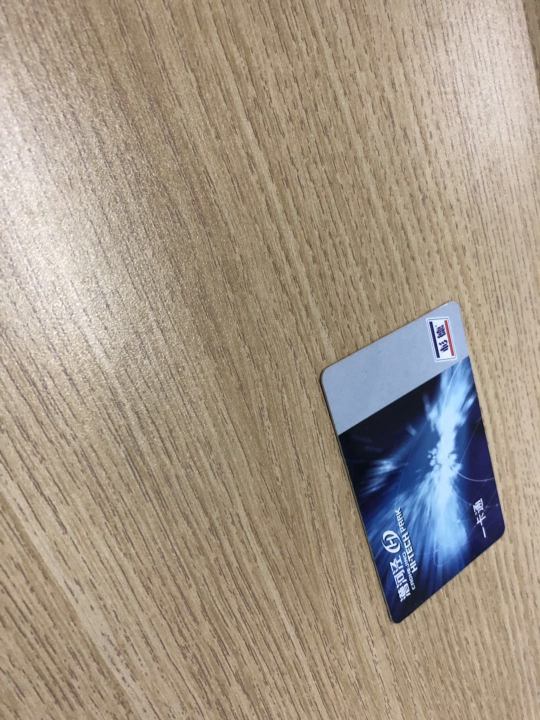
#> input picture Image/img/test_2.jpg, 1080 x 1440 px, given in place of test_2.png, which was not available (shown at 1/2 size)
$ python rotate.py
#> lines starting #> are read from the running program, lines starting #| are printed output that depends on the picture; pictures that were not available may be replaced by others from this repository, and a replacement may not be noted

import numpy as np
import cv2

bbox=np.array([413,380,917,496,895,592,391,477])
point_1=bbox[:2]
point_2=bbox[2:4]
point_3=bbox[4:6]
point_4=bbox[6:8]


img=cv2.imread(r"C:\Users\junbo\Desktop\test_2.png")
#> img is the input picture: shape (1440, 1080, 3); mean B, G, R 133.9, 149.6, 162.7
w0,w1=min(bbox[0],bbox[6]),max(bbox[2],bbox[4])
h0,h1=min(bbox[1],bbox[3]),max(bbox[5],bbox[7])

w=int(np.linalg.norm(point_1-point_2))
h=int(np.linalg.norm(point_2-point_3))

src=img[h0:h1,w0:w1]
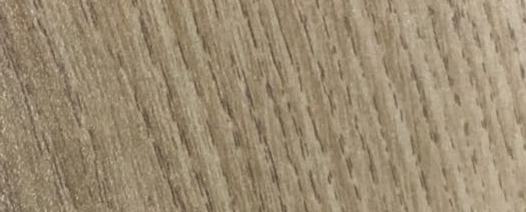
#> src: shape (212, 526, 3); mean B, G, R 114, 139.5, 155.9
cv2.imshow("src",src)

src_pts=np.float32([point_1,point_2,point_3])
dst_pts=np.float32([[0,0],[w,0],[w,h]])


src_pts1=np.array([point_1,point_2,point_3,point_4])
dst_pts1=np.array([[0,0],[w,0],[w,h],[0,h]])


img=cv2.imread(r"C:\Users\junbo\Desktop\test_2.png")
# circleIn = cv2.circle(img,center = tuple(point_2) , radius =1 , color = (0,255,0), thickness = 3)

x,y=point_2-point_1
print(x,y)
angle=np.arctan2(y,x)*(180/np.pi)
AffineMatrix=cv2.getAffineTransform(src_pts,dst_pts)

print(angle)
M = cv2.getRotationMatrix2D((int(h/2),int(w/2)),angle,1)
mat,_ = cv2.findHomography(src_pts1, dst_pts1) #求单应矩阵


im1Reg = cv2.warpAffine(src,M, (w,h))
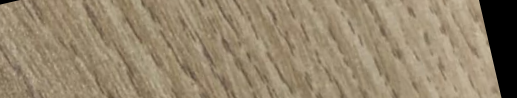
#> im1Reg: shape (98, 517, 3); mean B, G, R 108.7, 133.3, 148.8
im1Reg1 = cv2.warpAffine(img,AffineMatrix, (w,h))
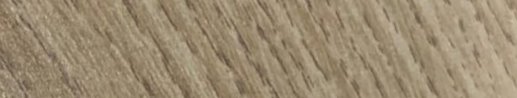
#> im1Reg1: shape (98, 517, 3); mean B, G, R 113.3, 139, 155.4
im1Reg2=cv2.warpPerspective(img,mat,(w,h))
cv2.imshow("rotation",im1Reg)


cv2.waitKey(0)
